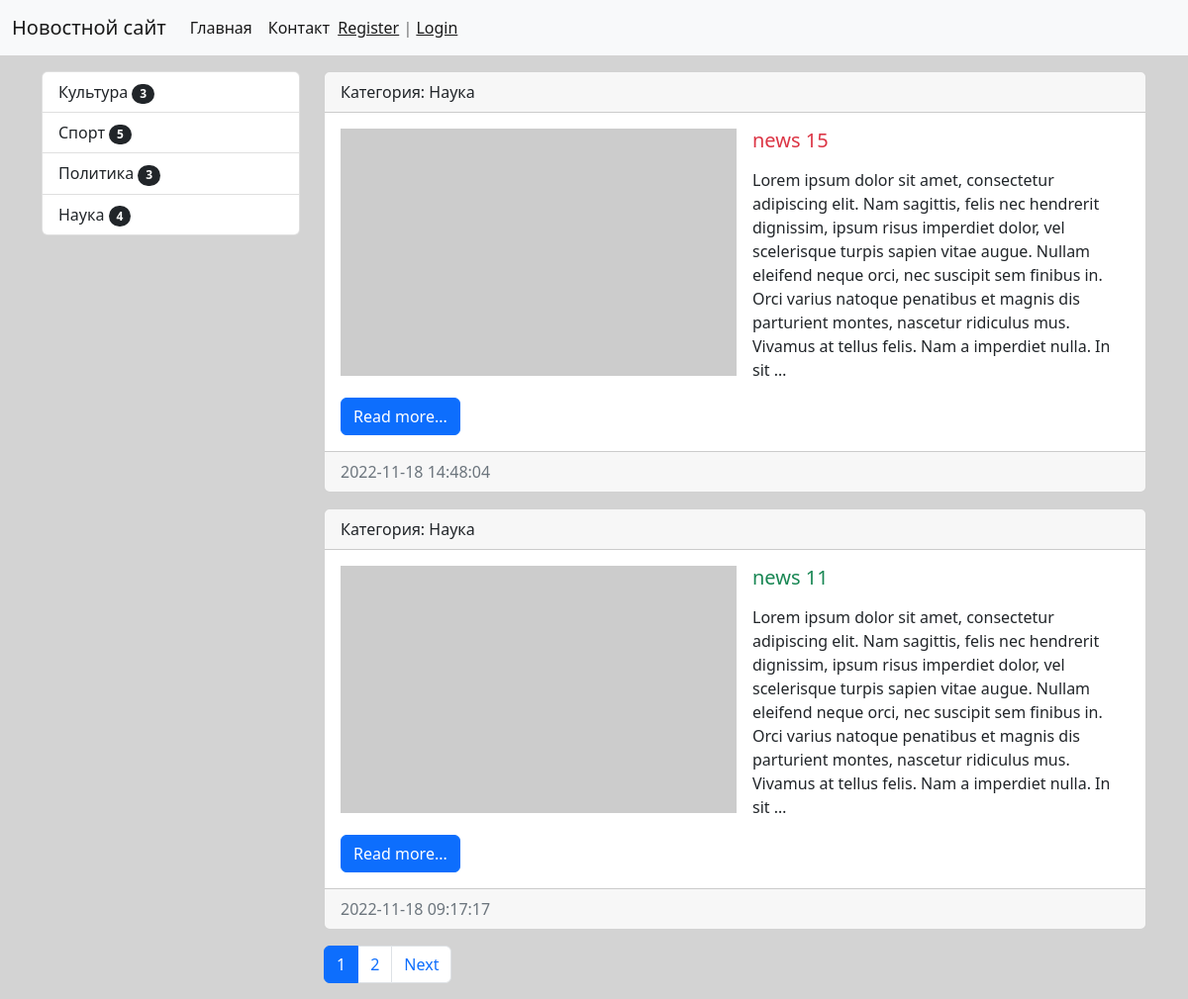
Before: /category/4/ with the older database file.
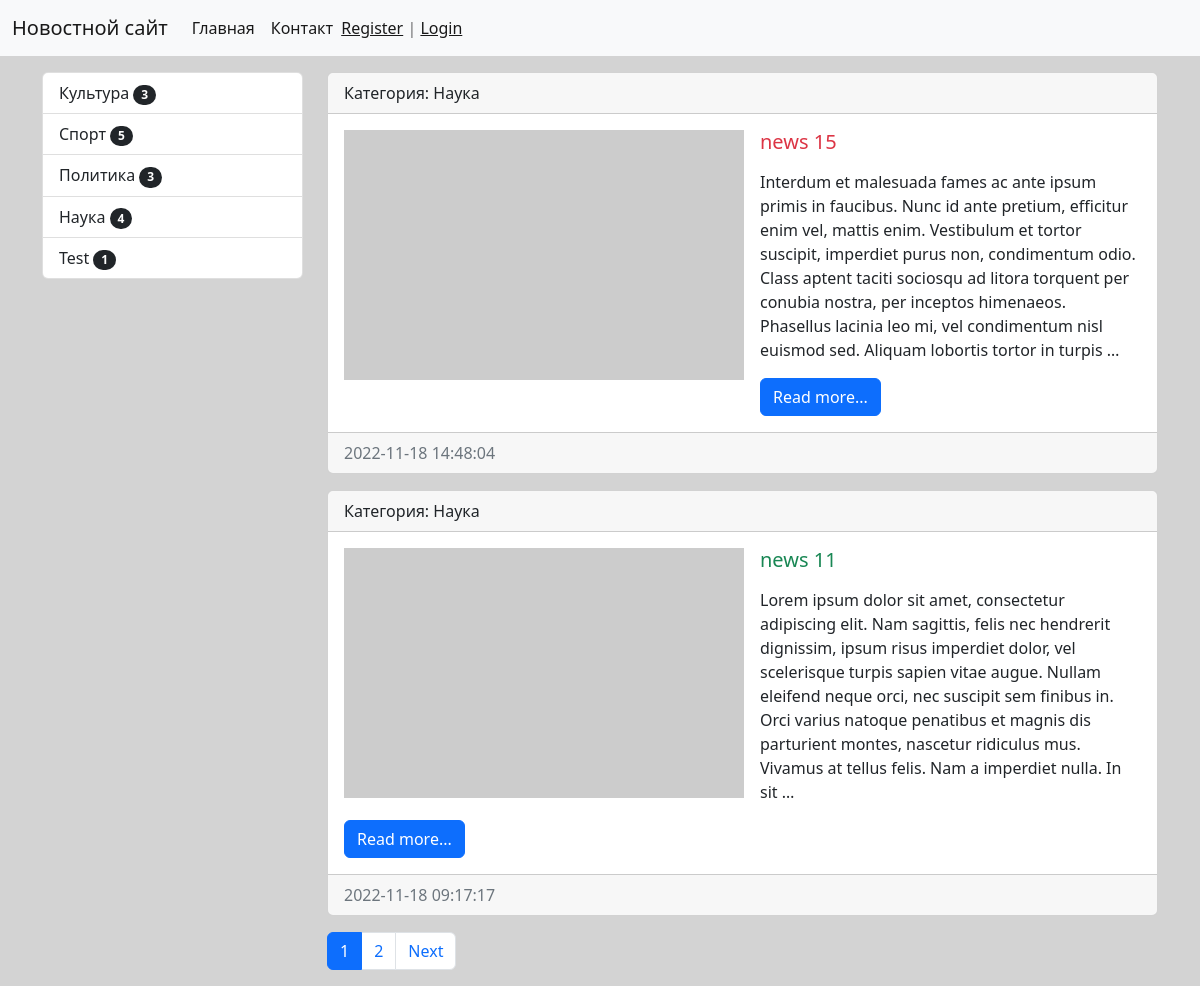
After: the same page with the newer database file.
### news/models.py (models this page shows, shortened)
class Category(models.Model):
    title = models.CharField(max_length=150, db_index=True, verbose_name='Наименование категории')
    def get_absolute_url(self):
        return reverse('category', kwargs= {'category_id': self.pk})
    def __str__(self):
        return self.title
    class Meta:
        verbose_name = 'Категория'
        verbose_name_plural = 'Категории'
        ordering = ['title']

class News(models.Model):
    title = models.CharField(max_length=255, verbose_name='Наименование')
    content = models.TextField(blank=True, verbose_name='Контент')
    created_at = models.DateTimeField(auto_now_add=True, verbose_name='Дата публикации')
    updated_at = models.DateTimeField(auto_now=True, verbose_name='Обновлено')
    photo = models.ImageField(upload_to='photos/%Y/%m/%d/', verbose_name='Фото', blank=True)
    is_published = models.BooleanField(default=True, verbose_name='Опубликовано')
    category = models.ForeignKey('Category', on_delete=models.PROTECT, verbose_name='Категория', blank=True)
    views = models.IntegerField(default=0)
    class Meta:
        verbose_name = 'Новость'
        verbose_name_plural = 'Новости'
        ordering = ['-created_at', 'title']
    def get_absolute_url(self):
            return reverse('view_news', kwargs= {'pk': self.pk})

### news/views.py (the view)
# urls.py: path('category/<int:category_id>/', NewsByCategory.as_view(), name='category'),
class NewsByCategory(MyMixin,ListView):
    model = News
    template_name = 'news/category.html'
    context_object_name = 'news'
    allow_empty = False
    paginate_by = 2
    def get_context_data(self, **kwargs):
        context = super().get_context_data(**kwargs)
        context['title'] = self.get_upper(Category.objects.get(pk=self.kwargs['category_id']))
        return context
    def get_queryset(self):
        return News.objects.filter(category_id=self.kwargs['category_id'],is_published=True).select_related('category')

### news/templatetags/news_tags.py (called while the page is built)
@register.inclusion_tag('news/list_categories.html')
def show_categories():
    categories = cache.get('categories')
    if not categories:
        categories = Category.objects.annotate(cnt=Count('news', filter=F('news__is_published'))).filter(cnt__gt=0)
        cache.set('categories', categories, 30)
    else:
        pass
    return {'categories': categories}

### news/utils.py (called while the page is built)
    def get_upper(self, s):
        if isinstance(s, str):
            return s.upper()
        else:
            return s.title.upper()

### news/templates/news/category.html (shortened to what this page needs)
{% extends "base.html" %}
{% block sidebar %}
{% include 'inc/_sidebar.html' %}
{% endblock  %}
{% block content %}
{% for item in news %}
    <div class="card mb-3">
        <div class="card-header">
        Категория: {{ item.category }}
        </div>
        <div class="card-body">
            <div class="media">
                {% if item.photo %}
                    {% if item.id == 7 %}
                        <img src="{{ item.photo.url }}" height=400px  class="me-3 float-start">
                    {% else %}
                            <img src="{{ item.photo.url }}" height=250px width=400 class="me-3 float-start">
                    {% endif %}
                {% else %}
                    <img src="https://picsum.photos/400/250" class="me-3 float-start">
                {% endif %}
                <div class="media-body">
                    <h5 class="card-title {% cycle 'text-danger' 'text-success' %} "> {{ item.title }} </h5>
                    <p class="card-text"> {{ item.content|linebreaks|truncatewords:55 }} </p>
                    <a href="{{ item.get_absolute_url }}" class="btn btn-primary">Read more...</a>
                </div>
            </div>
        </div>
        <div class="card-footer text-muted">
                {{ item.created_at|date:"Y-m-d H:i:s" }}
        </div>
    </div>
{% endfor  %}
{% endblock  %}

### news/templates/news/list_categories.html
<div class="list-group">
    {% for item in categories %}
    <a href="{{ item.get_absolute_url }}" class="list-group-item list-group-item-action"> {{ item.title }}
        <span class="badge bg-dark rounded-pill mx-auto "> {{ item.cnt }} </span>
    </a>
    {% endfor %}
</div>

Changed rows visible on the page:
now on this page (row unchanged): Category: title "Test", cnt "1"
changed News "news 15": content "Lorem ipsum dolor sit amet, consectetur adipiscing elit. Nam sagittis, felis nec hendrerit dignissim, ipsum risus imperdiet dolor, vel scelerisque turpis sapien vitae augue. Nullam eleifend neque orci, nec suscipit sem finibus in. Orci varius natoque penatibus et magnis dis parturient montes, nascetur ridiculus mus. Vivamus at tellus felis. Nam a imperdiet nulla. In sit …" → "Interdum et malesuada fames ac ante ipsum primis in faucibus. Nunc id ante pretium, efficitur enim vel, mattis enim. Vestibulum et tortor suscipit, imperdiet purus non, condimentum odio. Class aptent taciti sociosqu ad litora torquent per conubia nostra, per inceptos himenaeos. Phasellus lacinia leo mi, vel condimentum nisl euismod sed. Aliquam lobortis tortor in turpis …"
